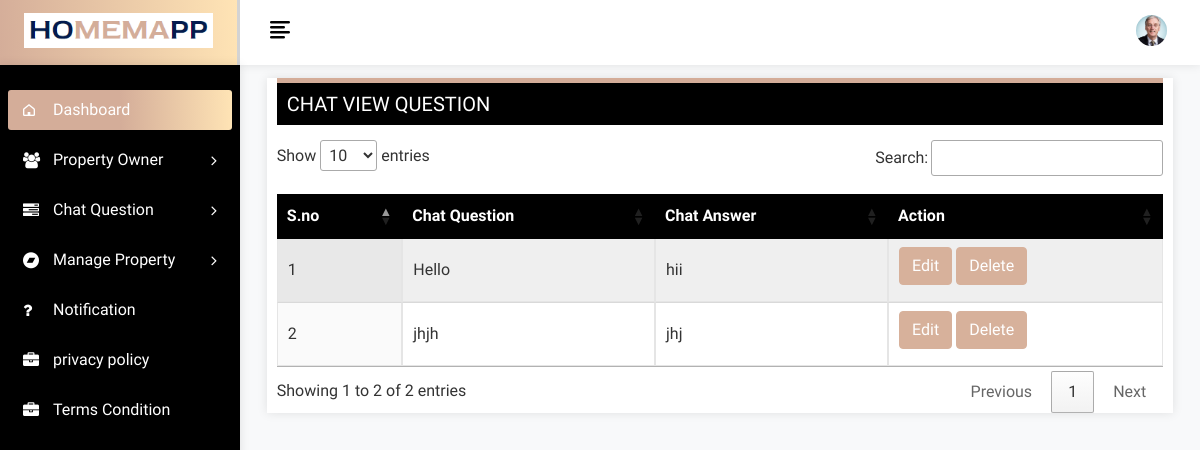
Page /view_question (signed in) on the earlier database version.
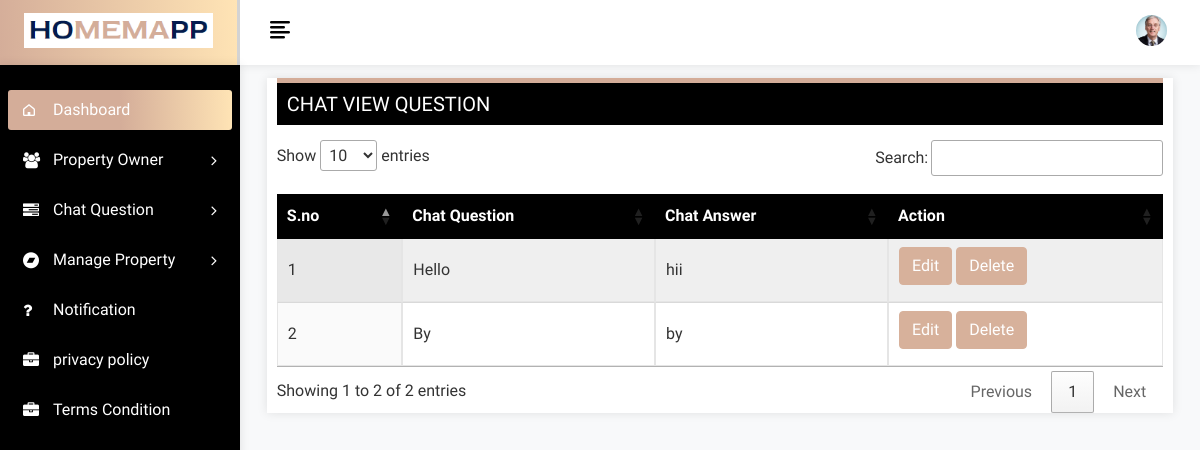
Same page on the later database version.
### app/models.py (models this page shows, shortened)
class QuestionAnswer(models.Model):
    question = models.CharField(max_length=500)
    answer=models.CharField(max_length=2000)

### app/views.py (the view)
# urls.py: path('view_question',views.view_question,name='view_question'),
@login_required(login_url='login')
def view_question(request):
    que_ans=QuestionAnswer.objects.all()
    return render(request,'Chat_view_question.html',{'que_ans':que_ans})

### templates/Chat_view_question.html (shortened to what this page needs)
{% extends 'base.html'%}
{% block content %}
            <div class="page-wrapper">
                <div class="content container-fluid">
					<div class="page-header">
						<div class="row">
							<div class="col-sm-12">
								<div class="card full-header">
									<div class="users">
										<h3 class="page-title">Chat View Question</h3>
									</div>
									<div class="user-box">
								<div class="datatables">
                                    <table id="example" class="display nowrap" style="width:100%">
						        <thead>
						            <tr>
						            	<th>S.no</th>
										<th>Chat Question</th>
										<th>Chat Answer</th>
										<th>Action</th>
						            </tr>
						        </thead>
						        <tbody>
									{% for question in que_ans %}
						           <tr class="even">
	                                    <td>{{forloop.counter}}</td>
	                                    <td>{{question.question}}</td>
	                                    <td>{{question.answer}}</td>
										<td>
											<a class="edit-btn" href="{% url 'Edit_question' id=question.id %}"> <button class="btn btn-primary">Edit</button></a>
											<a class="edit-btn" href="{% url 'Delete_question' id=question.id %}"><button class="btn btn-primary">Delete</button></a>
	                                  </td>
	                                </tr>
									{% endfor %}
						        </tbody>
						    </table>
                                   </div>
									</div>
								</div>
							</div>
						</div>
					</div>
				</div>
			</div>
{% endblock %}

Differences in the rows shown:
changed QuestionAnswer (number 2 of 2 on the later page): question "jhjh" → "By"; answer "jhj" → "by"
